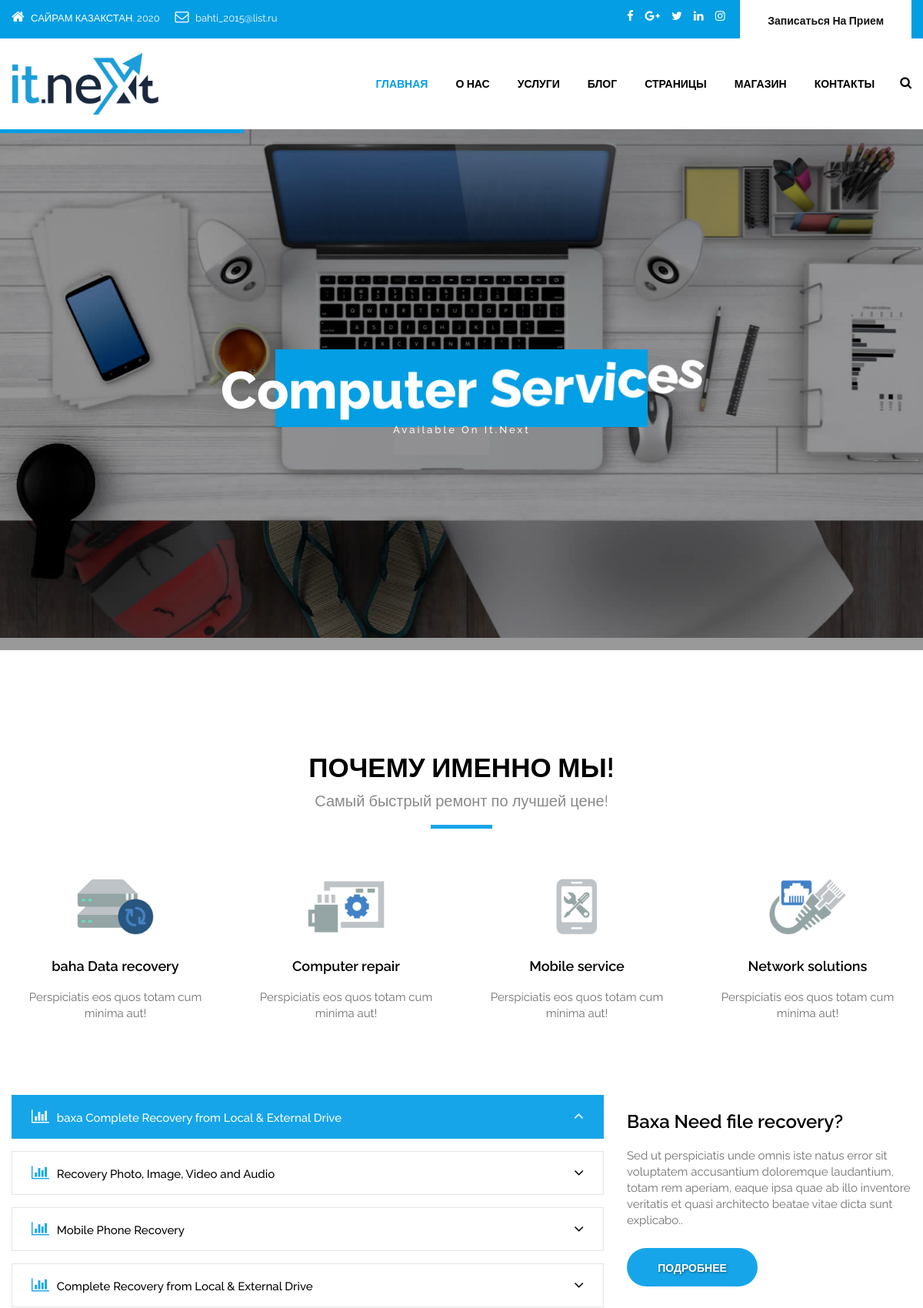
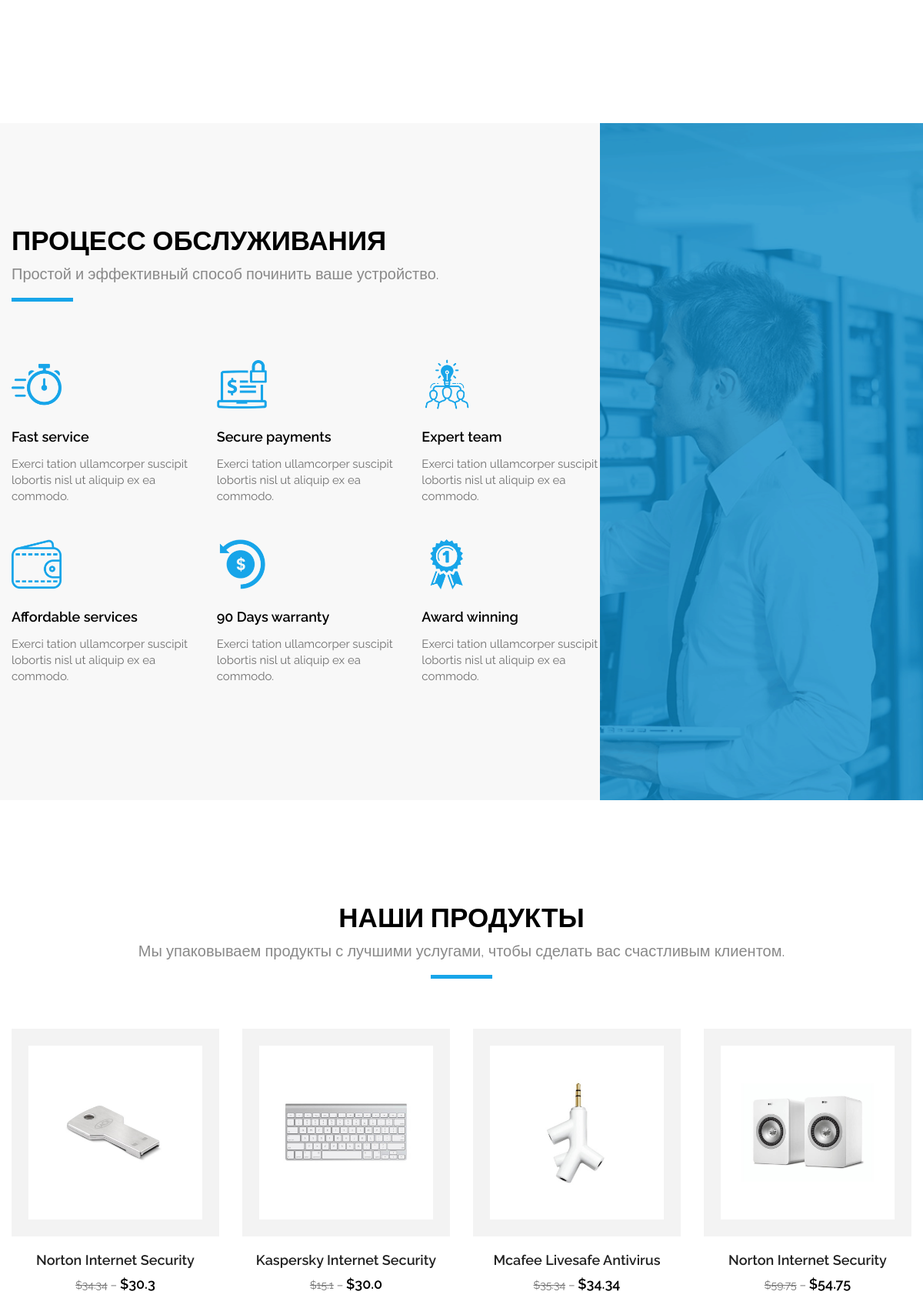
The page / (upper part) on the database its author committed (2 pictures, top to bottom).
### main/models.py (models this page shows, shortened)
class BestService(models.Model):
    title = models.CharField(max_length=300)
    description = models.CharField(max_length=300)
    logo = models.ImageField(upload_to='upload')

class Recovery(models.Model):
    title = models.CharField(max_length=300)
    description = models.TextField()
    status = models.IntegerField(default=0,blank=True)
    rating = models.IntegerField(default=0, blank=True)
    recovery_id = models.IntegerField(default=0, blank=True)

class Information(models.Model):
    need_recovery_title = models.CharField(max_length=300, blank=True)
    need_recovery_text = models.TextField(max_length=300, blank=True)
    request_name = models.CharField(max_length=300, blank=True)
    request_text = models.TextField(max_length=300, blank=True)
    contact_address = models.CharField(max_length=300, blank=True)
    phone = models.IntegerField(default=0, blank=True)
    footer_theme = models.CharField(max_length=300, blank=True)
    facebook = models.CharField(max_length=300, blank=True)
    gmail = models.CharField(max_length=300, blank=True)
    twitter = models.CharField(max_length=300, blank=True)
    whatsapp = models.CharField(max_length=300, blank=True)
    instagram = models.CharField(max_length=300, blank=True)
    service_right_title = models.CharField(max_length=300, blank=True)
    service_right_description = models.TextField(blank=True)
    blog_right_title = models.CharField(max_length=300, blank=True)
    blog_right_description = models.TextField(blank=True)

class ServiceProcess(models.Model):
    title = models.CharField(max_length=300)
    is_in_service = models.BooleanField(blank=True)
    description = models.CharField(max_length=300)
    logo = models.ImageField(upload_to='upload')
    status = models.IntegerField(default=0, blank=True)
    rating = models.IntegerField(default=0, blank=True)

class Product(models.Model):
    title = models.CharField(max_length=300)
    logo = models.ImageField(upload_to='upload')
    old_price = models.FloatField(default=0.0)
    price = models.FloatField(default=0.0)
    rating = models.IntegerField(default=0.0, blank=True)
    mini_description = models.CharField(max_length=300, blank=True)
    description = models.TextField(blank=True)
    is_main = models.BooleanField()
    is_related = models.BooleanField()
    status = models.IntegerField(default=0, blank=True)

### main/views.py (the view)
# urls.py: path('', indexHandler),
def indexHandler (request):
    client_sayss = ClientSays.objects.filter(status=0)
    informations = Information.objects.all()
    brands = Brand.objects.filter()[:5]
    services = Service.objects.filter()
    best_services = BestService.objects.filter()[:4]
    recoveries = Recovery.objects.filter()
    service_processs = ServiceProcess.objects.filter()[:6]
    products = Product.objects.filter()
    feedbacks = Feedback.objects.filter()[:4]
    blogs = Blog.objects.filter(is_latest=True)[:3]
    return render(request, 'index.html', {
        'active_page': 'main',
        'client_sayss': client_sayss,
        'informations': informations,
        'brands': brands,
        'services': services,
        'best_services': best_services,
        'recoveries': recoveries,
        'service_processs': service_processs,
        'products': products,
        'feedbacks': feedbacks,
        'blogs': blogs,
    })

### templates/index.html (shortened to what this page needs)
{% extends 'base.html' %}
{% block content %}
<div id="slider" class="section main_slider">
  <div class="container-fuild">
    <div class="row">
      <div id="rev_slider_4_1_wrapper" class="rev_slider_wrapper fullwidthbanner-container" data-alias="classicslider1" style="margin:0px auto;background-color:transparent;padding:0px;margin-top:0px;margin-bottom:0px;">
        <div id="rev_slider_4_1" class="rev_slider fullwidthabanner" style="display:none;" data-version="5.0.7">
          <ul>
            <li data-index="rs-1812" data-transition="zoomin" data-slotamount="7"  data-easein="Power4.easeInOut" data-easeout="Power4.easeInOut" data-masterspeed="2000"  data-thumb="/static/images/it_service/slide1.jpg"  data-rotate="0"  data-saveperformance="off"  data-title="Computer Services" data-description="">
              <div class="tp-caption tp-shape tp-shapewrapper   tp-resizeme rs-parallaxlevel-0"
                              id="slide-18-layer-912"
                              data-x="['center','center','center','center']" data-hoffset="['0','0','0','0']"
                              data-y="['middle','middle','middle','middle']" data-voffset="['15','15','15','15']"
                              data-width="500"
                              data-height="140"
                              data-whitespace="nowrap"
                              data-transform_idle="o:1;"
                              data-transform_in="y:[-100%];z:0;rX:0deg;rY:0;rZ:0;sX:1;sY:1;skX:0;skY:0;s:1500;e:Power4.easeInOut;"
                              data-transform_out="y:[100%];s:1000;e:Power2.easeInOut;s:1000;e:Power2.easeInOut;"
                              data-mask_in="x:0px;y:0px;"
                              data-mask_out="x:inherit;y:inherit;"
                              data-start="2000"
                              data-responsive_offset="on"
                              style="z-index: 5;background-color:rgba(29, 29, 29, 0.85);border-color:rgba(0, 0, 0, 0.50);"> </div>
              <div class="tp-caption NotGeneric-Title   tp-resizeme rs-parallaxlevel-0"
                              id="slide-18-layer-112"
                              data-x="['center','center','center','center']" data-hoffset="['0','0','0','0']"
                              data-y="['middle','middle','middle','middle']" data-voffset="['0','0','0','0']"
                              data-fontsize="['70','70','70','35']"
                              data-lineheight="['70','70','70','50']"
                              data-width="none"
                              data-height="none"
                              data-whitespace="nowrap"
                              data-transform_idle="o:1;"
                              data-transform_in="y:[-100%];z:0;rZ:35deg;sX:1;sY:1;skX:0;skY:0;s:2000;e:Power4.easeInOut;"
                              data-transform_out="y:[100%];s:1000;e:Power2.easeInOut;s:1000;e:Power2.easeInOut;"
                              data-mask_in="x:0px;y:0px;s:inherit;e:inherit;"
                              data-mask_out="x:inherit;y:inherit;s:inherit;e:inherit;"
                              data-start="1000"
                              data-splitin="chars"
                              data-splitout="none"
                              data-responsive_offset="on"
                              data-elementdelay="0.05"
                              style="z-index: 6; white-space: nowrap;">Computer Services </div>
              <div class="tp-caption NotGeneric-SubTitle   tp-resizeme rs-parallaxlevel-0"
                              id="slide-18-layer-412"
                              data-x="['center','center','center','center']" data-hoffset="['0','0','0','0']"
                              data-y="['middle','middle','middle','middle']" data-voffset="['52','51','51','31']"
                              data-width="none"
                              data-height="none"
                              data-whitespace="nowrap"
                              data-transform_idle="o:1;"
                              data-transform_in="y:[100%];z:0;rX:0deg;rY:0;rZ:0;sX:1;sY:1;skX:0;skY:0;opacity:0;s:2000;e:Power4.easeInOut;"
                              data-transform_out="y:[100%];s:1000;e:Power2.easeInOut;s:1000;e:Power2.easeInOut;"
                              data-mask_in="x:0px;y:[100%];s:inherit;e:inherit;"
                              data-mask_out="x:inherit;y:inherit;s:inherit;e:inherit;"
                              data-start="1500"
                              data-splitin="none"
                              data-splitout="none"
                              data-responsive_offset="on"
                              style="z-index: 7; white-space: nowrap;">Available On It.Next </div>
            </li>
          </ul>
        </div>
      </div>
    </div>
  </div>
</div>
<div class="section padding_layout_1">
  <div class="container">
    <div class="row">
      <div class="col-md-12">
        <div class="full">
          <div class="main_heading text_align_center">
            <h2>Почему именно мы!</h2>
            <p class="large">Самый быстрый ремонт по лучшей цене!</p>
          </div>
        </div>
      </div>
    </div>
    <div class="row">
      {% for best_service in best_services %}
      <div class="col-lg-3 col-md-6 col-sm-6 col-xs-12">
        <div class="full text_align_center margin_bottom_30">
          <div class="center">
            <div class="icon"> <img src="/media/{{ best_service.logo }}" alt="#" /> </div>
          </div>
          <h4 class="theme_color">{{ best_service.title }}</h4>
          <p>{{ best_service.description }}</p>
        </div>
      </div>
      {% endfor %}
    </div>
    <div class="row" style="margin-top: 35px">
      <div class="col-md-8">
        <div class="full margin_bottom_30">
          <div class="accordion border_circle">
            <div class="bs-example">
              <div class="panel-group" id="accordion">
                {% for recovery in recoveries %}
                <div class="panel panel-default">
                  <div class="panel-heading">
                    <p class="panel-title"> <a data-toggle="collapse" data-parent="#accordion" href="#collapse{{ recovery.id }}"><i class="fa fa-bar-chart" aria-hidden="true"></i>{{ recovery.title }}<i class="fa fa-angle-down"></i></a> </p>
                  </div>
                </div>
                {% endfor %}
              </div>
            </div>
          </div>
        </div>
      </div>
      <div class="col-md-4">
        {% for information in informations %}
        <div class="full" style="margin-top: 35px;">
          <h3>{{ information.need_recovery_title }}</h3>
          <p>{{ information.need_recovery_text }}</p>
          <p><a class="btn main_bt" href="#">Подробнее</a></p>
        </div>
        {% endfor %}
      </div>
    </div>
  </div>
</div>
<div class="section padding_layout_1 light_silver gross_layout">
  <div class="container">
    <div class="row">
      <div class="col-md-12">
        <div class="full">
          <div class="main_heading text_align_left">
            <h2>Процесс Обслуживания</h2>
            <p class="large">Простой и эффективный способ починить ваше устройство.</p>
          </div>
        </div>
      </div>
    </div>
    <div class="row">
      <div class="col-md-8">
        <div class="row">
          {% for service_process in service_processs  %}
          <div class="col-md-4">
            <div class="full">
              <div class="service_blog_inner">
                <div class="icon text_align_left"><img src="/media/{{ service_process.logo }}" alt="#" /></div>
                <h4 class="service-heading">{{ service_process.title }}</h4>
                <p>{{ service_process.description }}</p>
              </div>
            </div>
          </div>
          {% endfor %}
        </div>
      </div>
    </div>
  </div>
</div>
<div class="section padding_layout_1">
  <div class="container">
    <div class="row">
      <div class="col-md-12">
        <div class="full">
          <div class="main_heading text_align_center">
            <h2>Наши Продукты</h2>
            <p class="large">Мы упаковываем продукты с лучшими услугами, чтобы сделать вас счастливым клиентом.</p>
          </div>
        </div>
      </div>
    </div>
    <div class="row">
      {% for product in products %}
      <div class="col-lg-3 col-md-6 col-sm-6 col-xs-12 margin_bottom_30_all">
        <div class="product_list">
          <div class="product_img"> <a href="/shop/{{ product.id }}/"> <img class="img-responsive" src="/media/{{ product.logo }}" alt=""></a> </div>
          <div class="product_detail_btm">
            <div class="center">
              <h4><a href="/shop/{{ product.id }}/">{{ product.title }}</a></h4>
            </div>
            <div class="product_price">
              <p><span class="old_price">${{ product.old_price }}</span> – <span class="new_price">${{ product.price }}</span></p>
            </div>
          </div>
        </div>
      </div>
      {% endfor %}
    </div>
  </div>
</div>
{% endblock %}

### rows shown on the page
BestService: logo (picture), title "baha Data recovery", description "Perspiciatis eos quos totam cum minima aut!"
BestService: logo (picture), title "Computer repair", description "Perspiciatis eos quos totam cum minima aut!"
BestService: logo (picture), title "Mobile service", description "Perspiciatis eos quos totam cum minima aut!"
BestService: logo (picture), title "Network solutions", description "Perspiciatis eos quos totam cum minima aut!"
Recovery: title "baxa Complete Recovery from Local & External Drive"
Recovery: title "Recovery Photo, Image, Video and Audio"
Recovery: title "Mobile Phone Recovery"
Recovery: title "Complete Recovery from Local & External Drive"
Information: need_recovery_title "Baxa Need file recovery?", need_recovery_text "Sed ut perspiciatis unde omnis iste natus error sit voluptatem accusantium doloremque laudantium, totam rem aperiam, eaque ipsa quae ab illo inventore veritatis et quasi architecto beatae vitae dicta sunt explicabo.."
ServiceProcess: logo (picture), title "Fast service", description "Exerci tation ullamcorper suscipit lobortis nisl ut aliquip ex ea commodo."
ServiceProcess: logo (picture), title "Secure payments", description "Exerci tation ullamcorper suscipit lobortis nisl ut aliquip ex ea commodo."
ServiceProcess: logo (picture), title "Expert team", description "Exerci tation ullamcorper suscipit lobortis nisl ut aliquip ex ea commodo."
ServiceProcess: logo (picture), title "Affordable services", description "Exerci tation ullamcorper suscipit lobortis nisl ut aliquip ex ea commodo."
ServiceProcess: logo (picture), title "90 Days warranty", description "Exerci tation ullamcorper suscipit lobortis nisl ut aliquip ex ea commodo."
ServiceProcess: logo (picture), title "Award winning", description "Exerci tation ullamcorper suscipit lobortis nisl ut aliquip ex ea commodo."
Product: logo (picture), title "Norton Internet Security", old_price "34.34", price "30.3"
Product: logo (picture), title "Kaspersky Internet Security", old_price "15.1", price "30.0"
Product: logo (picture), title "Mcafee Livesafe Antivirus", old_price "35.34", price "34.34"
Product: logo (picture), title "Norton Internet Security", old_price "59.75", price "54.75"
